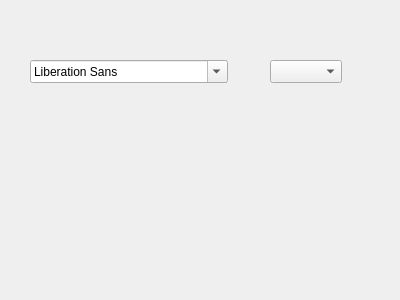
<?xml version="1.0" encoding="UTF-8"?>
<ui version="4.0">
 <class>Font</class>
 <widget class="QDialog" name="Font">
  <property name="geometry">
   <rect>
    <x>0</x>
    <y>0</y>
    <width>400</width>
    <height>300</height>
   </rect>
  </property>
  <property name="windowTitle">
   <string>Dialog</string>
  </property>
  <widget class="QFontComboBox" name="fontComboBox">
   <property name="geometry">
    <rect>
     <x>30</x>
     <y>60</y>
     <width>198</width>
     <height>23</height>
    </rect>
   </property>
  </widget>
  <widget class="QComboBox" name="comboBox">
   <property name="geometry">
    <rect>
     <x>270</x>
     <y>60</y>
     <width>72</width>
     <height>23</height>
    </rect>
   </property>
  </widget>
 </widget>
 <resources/>
 <connections/>
</ui>
